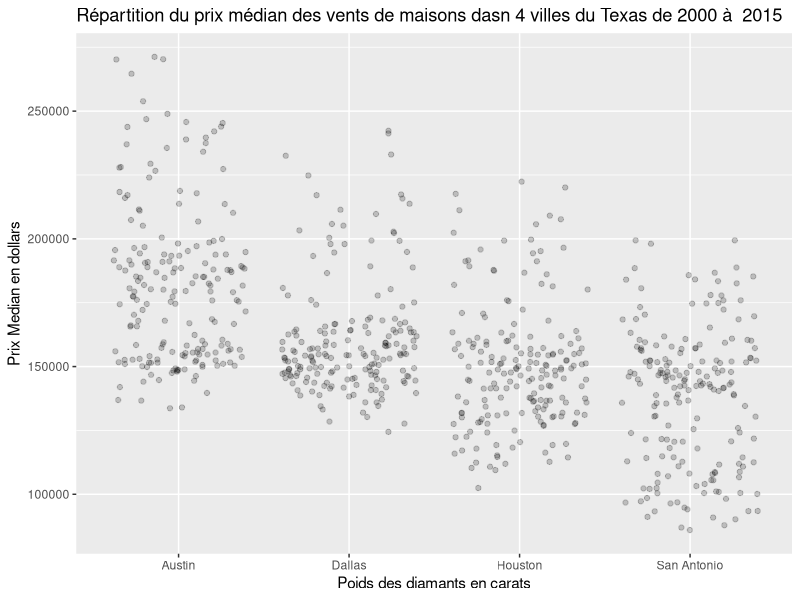

The R script that drew this image:
library(tidyverse)
library(magrittr)

data("txhousing")

txhousing_4Villes<-txhousing%>%
  filter(city %in% c("Houston","Dallas","Austin","San Antonio"))%>%
  mutate(Date=as.Date(paste0(year,"/",month,"/01")))
Q25_prix_med<-quantile(txhousing_4Villes$median,0.25,na.rm = T)
Q75_prix_med<-quantile(txhousing_4Villes$median,0.75,na.rm = T)


h<-ggplot(data = txhousing_4Villes,aes(x=city,y=median))+
  labs(title = "Répartition du prix médian des vents de maisons dasn 4 villes du Texas de 2000 à  2015", 
       x = "Poids des diamants en carats", 
       y = "Prix Median en dollars")
h+geom_jitter(alpha= I(1 / 5))




txhousing_moyen_4Villes<-txhousing_4Villes%>%
  group_by(Date)%>%
  summarise(Volume_moyen=mean(volume))%>%
  mutate(linetype="1")